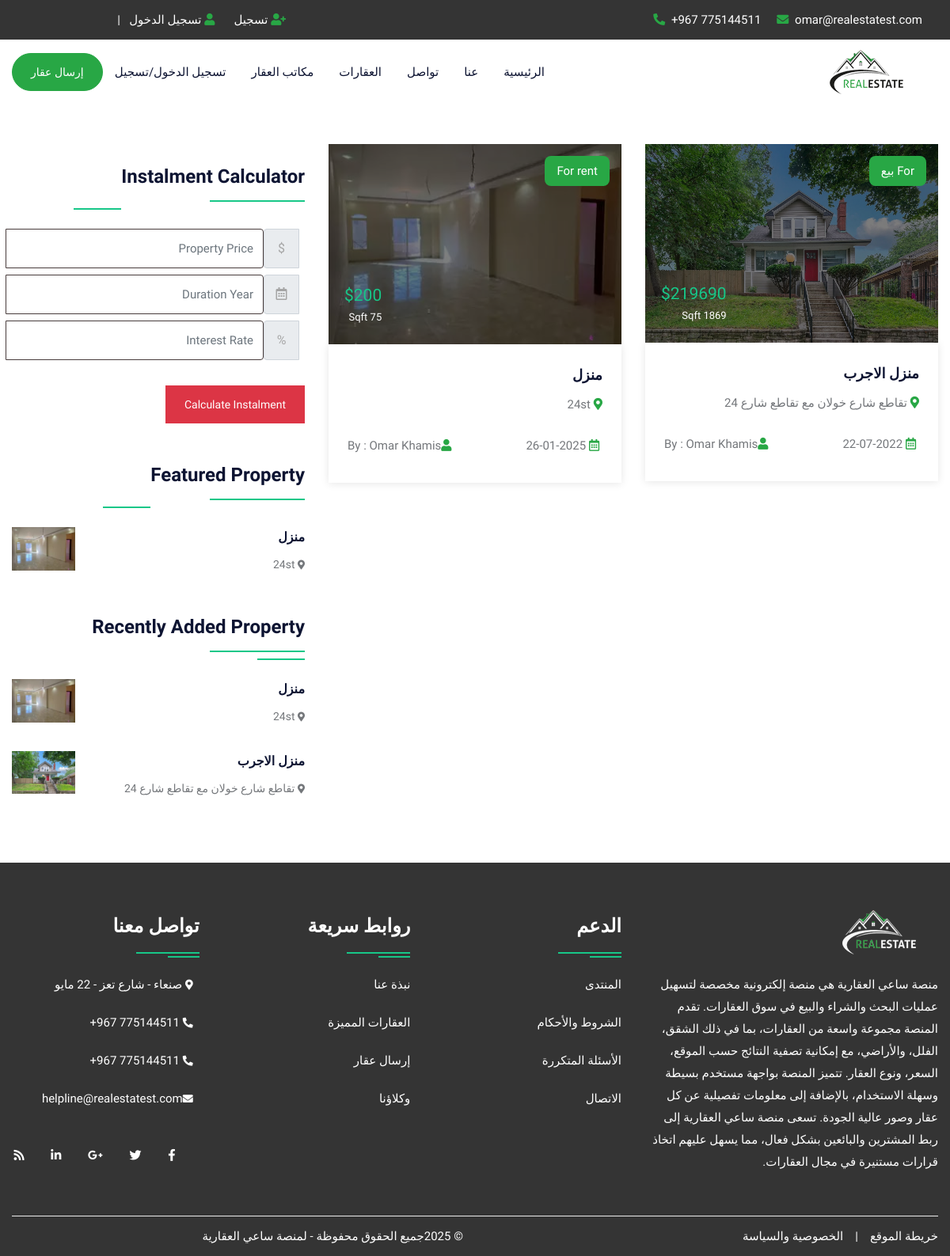
/property.php, run on the app's committed database.
### tables this page shows
CREATE TABLE `property` (
  `pid` int(50) NOT NULL,
  `title` varchar(200) NOT NULL,
  `pcontent` longtext NOT NULL,
  `type` varchar(100) NOT NULL,
  `bhk` varchar(50) NOT NULL,
  `stype` varchar(100) NOT NULL,
  `bedroom` int(50) NOT NULL,
  `bathroom` int(50) NOT NULL,
  `balcony` int(50) NOT NULL,
  `kitchen` int(50) NOT NULL,
  `hall` int(50) NOT NULL,
  `floor` varchar(50) NOT NULL,
  `size` int(50) NOT NULL,
  `price` int(50) NOT NULL,
  `location` varchar(200) NOT NULL,
  `city_id` int(50) NOT NULL,
  `state` varchar(100) NOT NULL,
  `feature` longtext NOT NULL,
  `pimage` varchar(300) NOT NULL,
  `pimage1` varchar(300) NOT NULL,
  `pimage2` varchar(300) NOT NULL,
  `pimage3` varchar(300) NOT NULL,
  `pimage4` varchar(300) NOT NULL,
  `uid` int(50) NOT NULL,
  `status` varchar(50) NOT NULL,
  `mapimage` varchar(300) NOT NULL,
  `topmapimage` varchar(300) NOT NULL,
  `groundmapimage` varchar(300) NOT NULL,
  `totalfloor` varchar(50) NOT NULL,
  `date` datetime NOT NULL DEFAULT current_timestamp(),
  `isFeatured` int(11) DEFAULT NULL,
  `city` varchar(255) DEFAULT NULL
);

CREATE TABLE `user` (
  `uid` int(50) NOT NULL,
  `uname` varchar(100) NOT NULL,
  `uemail` varchar(100) NOT NULL,
  `uphone` varchar(20) NOT NULL,
  `upass` varchar(50) NOT NULL,
  `utype` varchar(50) NOT NULL,
  `uimage` varchar(300) NOT NULL,
  `allowed_number` int(11) DEFAULT NULL
);

### property.php (the view, shortened to what this page needs)
<!DOCTYPE html>
<html lang="ar" dir="rtl">
<head>
<link rel="stylesheet" type="text/css" href="css/bootstrap.min.css">
<link rel="stylesheet" type="text/css" href="css/bootstrap-slider.css">
<link rel="stylesheet" type="text/css" href="css/jquery-ui.css">
<link rel="stylesheet" type="text/css" href="css/layerslider.css">
<link rel="stylesheet" type="text/css" href="css/color.css" id="color-change">
<link rel="stylesheet" type="text/css" href="css/owl.carousel.min.css">
<link rel="stylesheet" type="text/css" href="css/font-awesome.min.css">
<link rel="stylesheet" type="text/css" href="fonts/flaticon/flaticon.css">
<link rel="stylesheet" type="text/css" href="css/style.css">
</head>
<body>
<div id="page-wrapper">
    <div class="row">
		<?php include("include/header.php");?>
        <div class="full-row">
            <div class="container">
                <div class="row">
					<div class="col-lg-8">
                        <div class="row">
							<?php
							$query=mysqli_query($con,"SELECT property.*, user.uname,user.utype,user.uimage FROM `property`,`user` WHERE property.uid=user.uid");
								while($row=mysqli_fetch_array($query))
								{
							?>
                            <div class="col-md-6">
                                <div class="featured-thumb hover-zoomer mb-4">
                                    <div class="overlay-black overflow-hidden position-relative"> <img src="admin/property/<?php echo $row['18'];?>" alt="pimage">
                                        <div class="sale bg-success text-white">For <?php echo $row['5'];?></div>
                                        <div class="price text-primary text-capitalize">$<?php echo $row['13'];?> <span class="text-white"><?php echo $row['12'];?> Sqft</span></div>
                                    </div>
                                    <div class="featured-thumb-data shadow-one">
                                        <div class="p-4">
                                            <h5 class="text-secondary hover-text-success mb-2 text-capitalize"><a href="propertydetail.php?pid=<?php echo $row['0'];?>"><?php echo $row['1'];?></a></h5>
                                            <span class="location text-capitalize"><i class="fas fa-map-marker-alt text-success"></i> <?php echo $row['14'];?></span> </div>
                                        <div class="px-4 pb-4 d-inline-block w-100">
                                            <div class="float-left text-capitalize"><i class="fas fa-user text-success mr-1"></i>By : <?php echo $row['uname'];?></div>
                                            <div class="float-right"><i class="far fa-calendar-alt text-success mr-1"></i> <?php echo date('d-m-Y', strtotime($row['date']));?></div>
                                        </div>
                                    </div>
                                </div>
                            </div>
                            <?php } ?>
                        </div>
                    </div>
                    <div class="col-lg-4">
                        <div class="sidebar-widget">
                            <h4 class="double-down-line-right text-secondary position-relative pb-4 my-4">Instalment Calculator</h4>
						<form class="d-inline-block w-100" action="calc.php" method="post">
                            <div class="input-group mb-2 mr-sm-2">
                                <div class="input-group-prepend">
                                    <div class="input-group-text">$</div>
                                </div>
                                <input type="text" class="form-control" name="amount" placeholder="Property Price">
                            </div>
                            <div class="input-group mb-2 mr-sm-2">
                                <div class="input-group-prepend">
                                    <div class="input-group-text"><i class="far fa-calendar-alt"></i></div>
                                </div>
                                <input type="text" class="form-control" name="month" placeholder="Duration Year">
                            </div>
                            <div class="input-group mb-2 mr-sm-2">
                                <div class="input-group-prepend">
                                    <div class="input-group-text">%</div>
                                </div>
                                <input type="text" class="form-control" name="interest" placeholder="Interest Rate">
                            </div>
                            <button type="submit" value="submit" name="calc" class="btn btn-danger mt-4">Calculate Instalment</button>
                        </form>
                        </div>
                        <h4 class="double-down-line-right text-secondary position-relative pb-4 mb-4 mt-5" >Featured Property</h4>
                        <ul class="property_list_widget">
                            <?php
                            $query=mysqli_query($con,"SELECT * FROM `property` WHERE isFeatured = 1 ORDER BY date DESC LIMIT 3");
                                    while($row=mysqli_fetch_array($query))
                                    {
                            ?>
                            <li> <img src="admin/property/<?php echo $row['18'];?>" alt="pimage">
                                <h6 class="text-secondary hover-text-success text-capitalize"><a href="propertydetail.php?pid=<?php echo $row['0'];?>"><?php echo $row['1'];?></a></h6>
                                <span class="font-14"><i class="fas fa-map-marker-alt icon-success icon-small"></i> <?php echo $row['14'];?></span>
                            </li>
                            <?php } ?>
                        </ul>
                        <div class="sidebar-widget mt-5">
                            <h4 class="double-down-line-left text-secondary position-relative pb-4 mb-4">Recently Added Property</h4>
                            <ul class="property_list_widget">
								<?php
								$query=mysqli_query($con,"SELECT * FROM `property` ORDER BY date DESC LIMIT 6");
										while($row=mysqli_fetch_array($query))
										{
								?>
                                <li> <img src="admin/property/<?php echo $row['18'];?>" alt="pimage">
                                    <h6 class="text-secondary hover-text-success text-capitalize"><a href="propertydetail.php?pid=<?php echo $row['0'];?>"><?php echo $row['1'];?></a></h6>
                                    <span class="font-14"><i class="fas fa-map-marker-alt icon-success icon-small"></i> <?php echo $row['14'];?></span>
                                </li>
                                <?php } ?>
                            </ul>
                        </div>
                    </div>
                </div>
            </div>
        </div>
		<?php include("include/footer.php");?>
    </div>
</div>
</body>
</html>

### css/color.css (style rules this page uses)
:root { --theme-ordinary-color: #74777b; }
:root { --theme-primary-color: #17c788; }
:root { --theme-secondary-color: #0d1432; }
:root { --theme-white-color: #fff; }
:root { --theme-light-color: #f8f8f8; }
:root { --theme-gray-color: #f5f5f5; }
:root { --theme-footer-color: #091b4b; }
:root { --theme-dark-color: #091b4b; }
:root { --text-light-color: #a3a7af; }
:root { --theme-primary-opacity-color: rgba(11, 191, 141, .8); }
:root { --theme-secondary-opacity-color: rgba(13,20,50,0.7); }
:root { --theme-white-opacity-color: rgba(255, 255, 255, 0.3); }
:root { --theme-dark-opacity-color: rgba(0, 0, 0, 0.5); }
:root { --theme-ordinary-font: 'Muli', sans-serif; }
:root { --theme-highlight-font: 'Comfortaa', cursive; }

### property.php (style rules this page uses)
* { text-align: right; align-items: right; direction: rtl; }

### data on the page
property: pimage (picture), stype "بيع", price "219690", size "1869", title "منزل الاجرب", location "تقاطع شارع خولان مع تقاطع شارع 24", uid.uname "Omar Khamis", date "22-07-2022"
property: pimage (picture), stype "rent", price "200", title "منزل", location "24st", uid.uname "Omar Khamis", date "26-01-2025"
